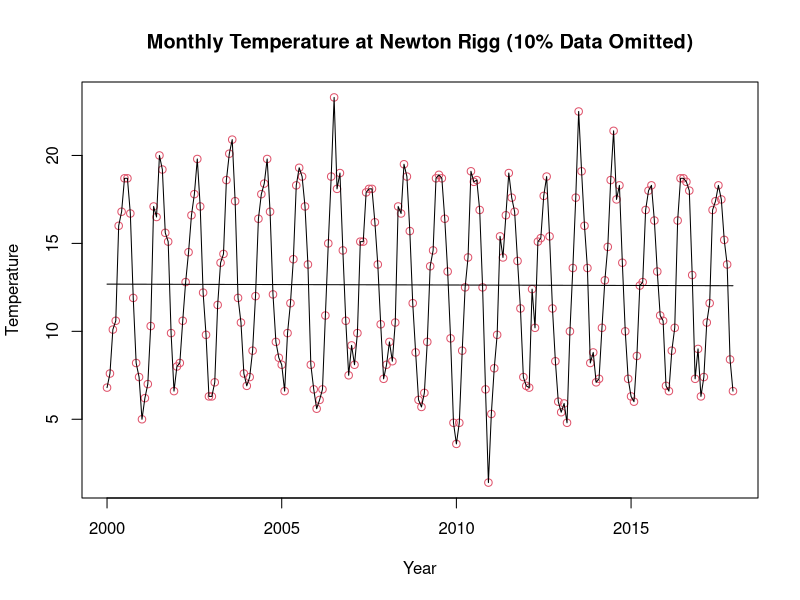
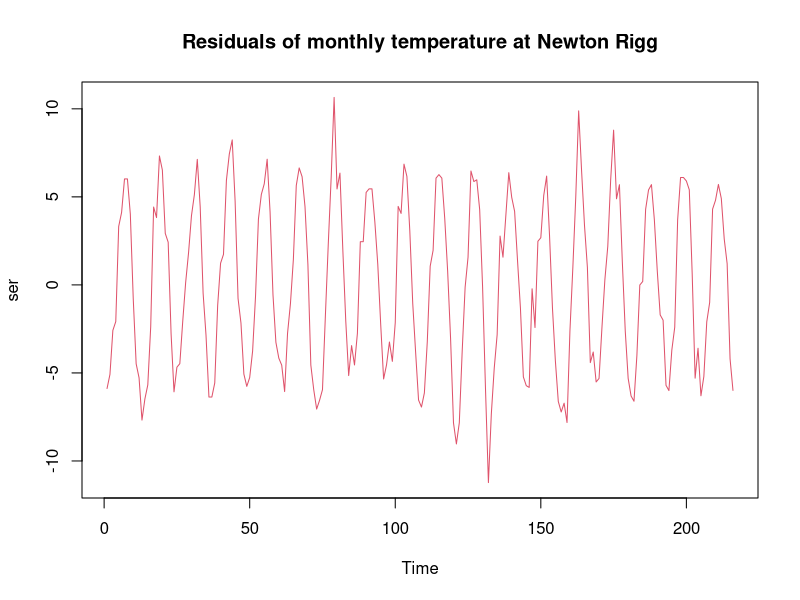
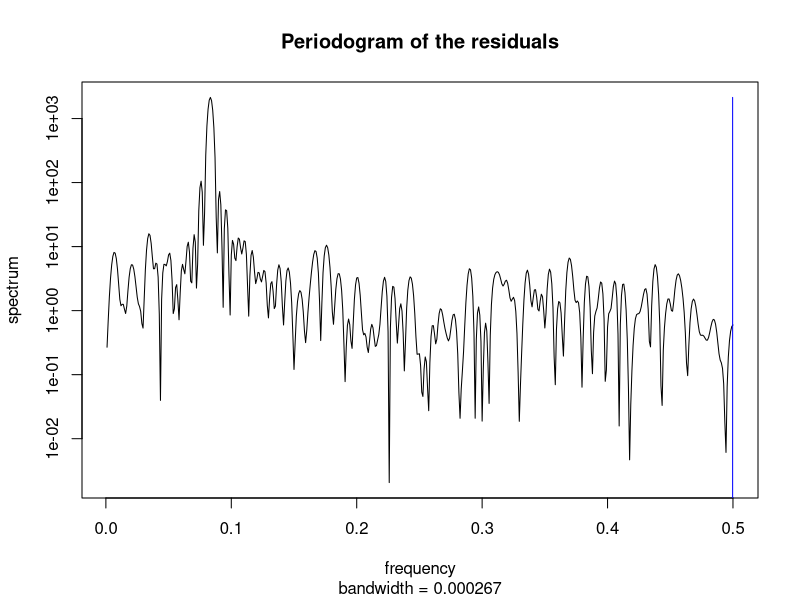
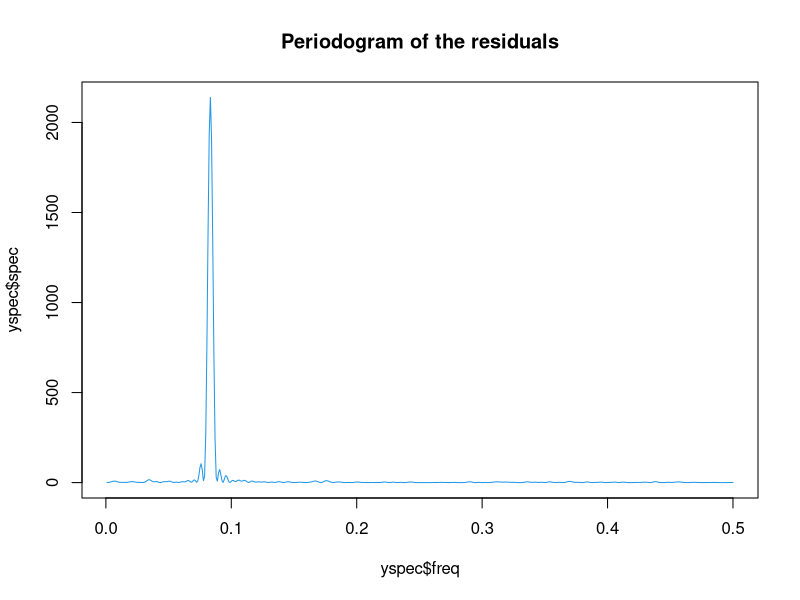
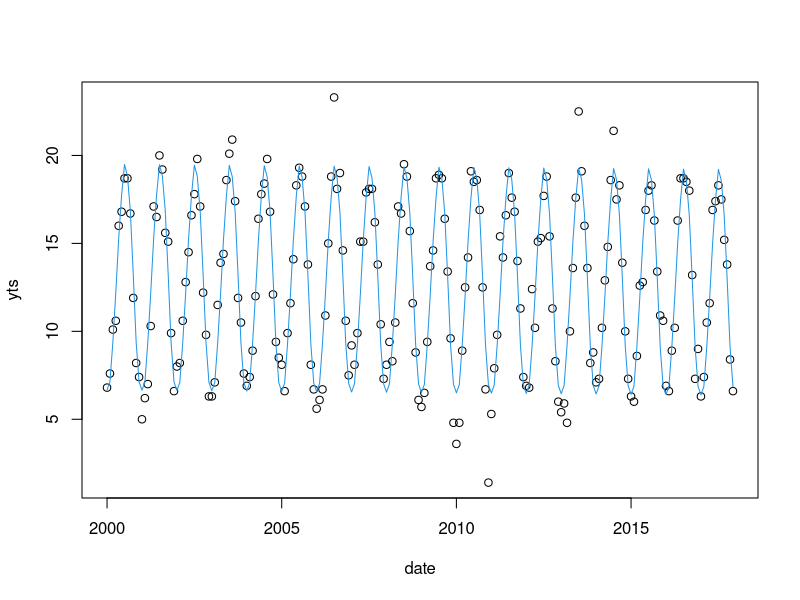
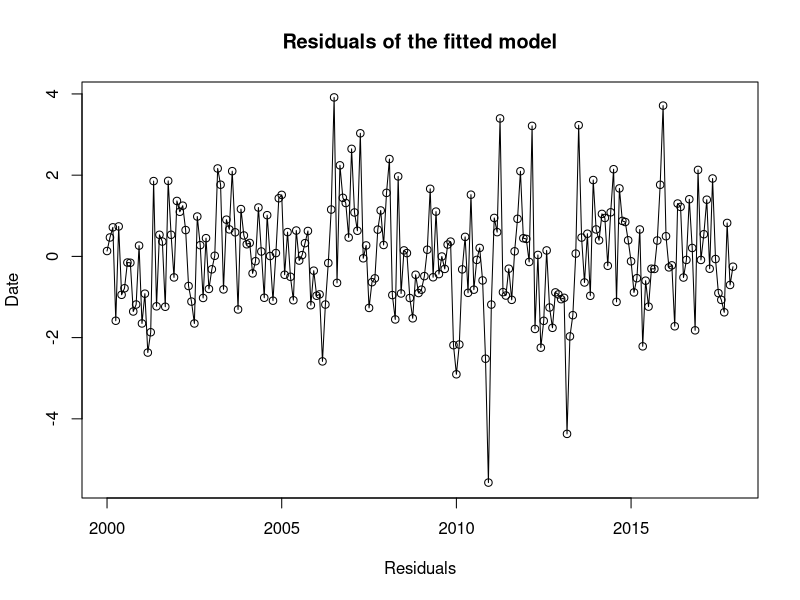
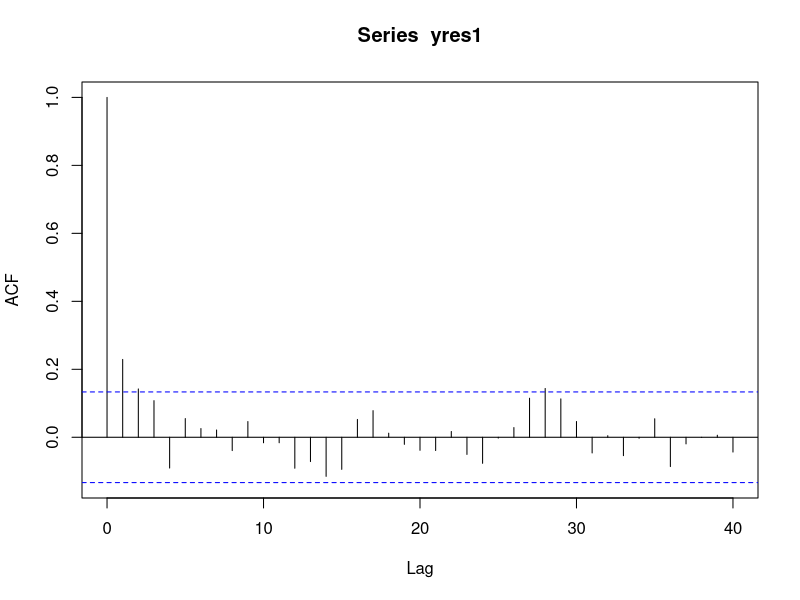
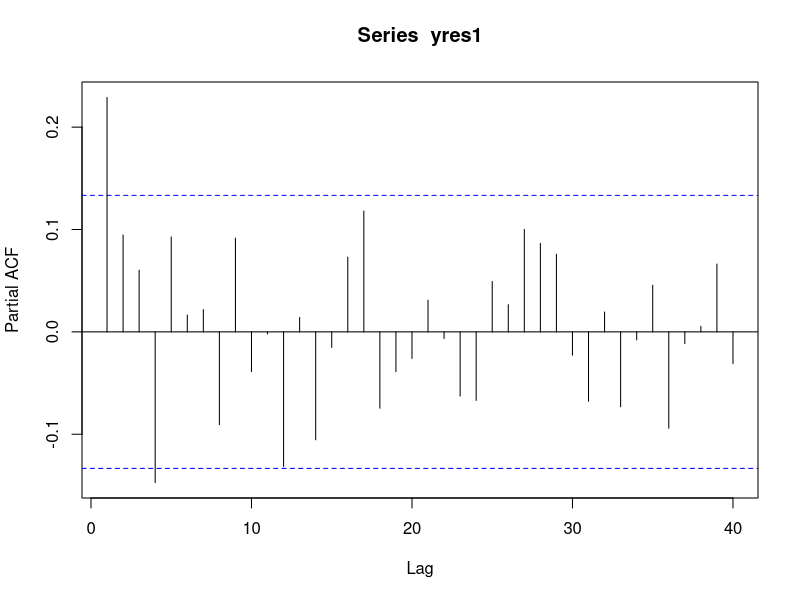

Recreate these plots in R, in order. (Note: this script raises an error after producing the figures.)
#-----------------------------------------------------------------------------------------------------------------------------------------------------------

## A time series analysis of monthly temperatures from Newton Rigg weather station

#-----------------------------------------------------------------------------------------------------------------------------------------------------------

#-----------------------------------------------------------------------------------------------------------------------------------------------------------
## Section 1: Initial plot ----
#-----------------------------------------------------------------------------------------------------------------------------------------------------------

y <- scan('CumbriaTempMonthly.txt',skip=2,nlines=240)
y
date1 <- seq(2000, 2019+11/12,1/12)
yts <- ts(y[1:216]) #Holding back 24 data values for forecasting.
date <- seq(2000, 2017+11/12, 1/12) #2017 due to data held back.
plot(date, yts, main = "Monthly Temperature at Newton Rigg (10% Data Omitted)", type = 'p', col = 2, xlab = "Year",ylab = "Temperature")
lines(date, yts)
n <- length(yts)
time <- seq(1:n)
ymod1 <- lm(yts~time)
yfit1 <- ymod1$fitted
lines(date, yfit1)

#-----------------------------------------------------------------------------------------------------------------------------------------------------------
## Section 2: Residuals of linear regression ----
#-----------------------------------------------------------------------------------------------------------------------------------------------------------

yres1 <- ymod1$residuals
ser <- ts(yres1)
plot(ser, main = "Residuals of monthly temperature at Newton Rigg", type = 'l', col = 2) #Notice x scale change

#-----------------------------------------------------------------------------------------------------------------------------------------------------------
## Section 3: Periodogram of residuals ----
#-----------------------------------------------------------------------------------------------------------------------------------------------------------

yspec <- spec.pgram(ser, pad = 4, main = "Periodogram of the residuals")
plot(yspec$freq, yspec$spec, type = 'l', col = 4, main = "Periodogram of the residuals") #Large peak at 1/12= 0.9=08333

#-----------------------------------------------------------------------------------------------------------------------------------------------------------
## Section 4: Seasonal regression ----
#-----------------------------------------------------------------------------------------------------------------------------------------------------------

time <- seq(1:n)
month <- c(rep(seq(1:12), 18))
fmonth <- as.factor(month)
ymod1 <- lm(yts~time+fmonth)
summary(ymod1) 
yfit1 <- ymod1$fitted
plot(date, yts, type = 'p')
lines(date, yfit1, col = 4) #Good fit
yres1 <- ymod1$residuals
plot(date, yres1, main = "Residuals of the fitted model", xlab = "Residuals", ylab = "Date")
lines(date, yres1) #Stationary.
acf(yres1, lag.max = 40) #MA(4)
pacf(yres1, lag.max = 40)
yspec <- spec.pgram(yres1, pad = 4, main = "Raw periodogram of residuals of seasonal regression")
plot(yspec$freq, yspec$spec, type = 'l', main = "Periodogram of residuals of seasonal regression")
p <- rep(0, 10)
for (i in 1:10){
  p[i] <- Box.test(yres3, i, type = "Ljung-Box")$p.value
}
p.min <- 0.05 #level of significance
plot(p, ylim = c(0, 1), main = "P-values for Ljung-box statistic", xlab = "lag", ylab = "p-value")
abline(h = p.min, col = 4, lty =2)

#-----------------------------------------------------------------------------------------------------------------------------------------------------------
## Section 5: Harmonic regression ----
#-----------------------------------------------------------------------------------------------------------------------------------------------------------

ymod2 <- lm(yts~time + cos(2*pi*time/12) + sin(2*pi*time/12))
summary(ymod2)
yfit2 <- ymod2$fitted
plot(date, yts, main = "Newton Rigg temperature with fitted model")
lines(date, yfit2, col =4)

#-----------------------------------------------------------------------------------------------------------------------------------------------------------
## Section 6: Residuals of harmonic regression ----
#-----------------------------------------------------------------------------------------------------------------------------------------------------------

yres2 <- ymod2$residuals
ts.plot(ymod2$res, main = "Residuals of harmonic regression") #Small x scale

#-----------------------------------------------------------------------------------------------------------------------------------------------------------
## Section 7: Periodogram of residuals ----
#-----------------------------------------------------------------------------------------------------------------------------------------------------------

yspec <- spec.pgram(yres2, pad = 4, main = "Raw periodogram of residuals of harmonic regression")
plot(yspec$freq, yspec$spec, type = 'l', main = "Periodogram of residuals of harmonic regression") #Small x scale again, shows good fit

#-----------------------------------------------------------------------------------------------------------------------------------------------------------
## Section 8: ACF and PACF of residuals ----
#-----------------------------------------------------------------------------------------------------------------------------------------------------------

acf(yres2, lag.max = 20, main = "ACF of Residuals") #MA(1)?
pacf(yres2, lag.max = 20, main = "PACF of Residuals", ylim = c(-0.5, 1)) #AR(1)? or AR(4) or AR(5)

#-----------------------------------------------------------------------------------------------------------------------------------------------------------
## Section 9: Ljung-box statistics ----
#-----------------------------------------------------------------------------------------------------------------------------------------------------------

p <- rep(0, 10)
for (i in 1:10){
  p[i] <- Box.test(yres2, i, type = "Ljung-Box")$p.value
}
p.min <- 0.05 # Level of significance
plot(p, ylim = c(0, 1), main = "P-values for Ljung-box statistic", xlab = "lag", ylab = "p-value")
abline(h = p.min, col = 4, lty =2) # All below line

#-----------------------------------------------------------------------------------------------------------------------------------------------------------
## Section 10: Fitting a model ----
#-----------------------------------------------------------------------------------------------------------------------------------------------------------

ma4fit <- arima(yres2, order = c(0, 0, 4), include.mean = FALSE)
ma4fit # Standard errors quite large, ar1 is best for this.
tsdiag(ma4fit) # Higher p values compared to ma3, ar 1 may be better.

#-----------------------------------------------------------------------------------------------------------------------------------------------------------
## Section 11: Residuals ----
#-----------------------------------------------------------------------------------------------------------------------------------------------------------

x <- residuals(ma4fit)
plot(date, x, main = "Residuals after MA fit") #Looks more like white noise
lines(date, x)
acf(x, main = "ACF after MA fit", lag.max = 50)
pacf(x, main = "PACF after MA fit", lag.max = 50) #Both look like white noise

#-----------------------------------------------------------------------------------------------------------------------------------------------------------
## Section 12: Ljung-box statistics of residuals ----
#-----------------------------------------------------------------------------------------------------------------------------------------------------------

p <- rep(0, 10)
for (i in 1:10){
  p[i] <- Box.test(x, i, type = "Ljung-Box")$p.value
}
p.min <- 0.05 #level of significance
plot(p, ylim = c(0, 1), main = "P-values for Ljung-box statistic", xlab = "lag", ylab = "p-value")
abline(h = p.min, col = 4, lty =2) # All high #note lag 4 on last few plots


#-----------------------------------------------------------------------------------------------------------------------------------------------------------
## Section 13: Forecasting ----
#-----------------------------------------------------------------------------------------------------------------------------------------------------------

arpred <- predict(ma4fit, n.ahead = 30)
fcast <- arpred$pred
low <- fcast - 1.96*arpred$se
upp <- fcast + 1.96*arpred$se
## Plot ##
ts.plot(yres2, col = 1, xlim = c(0, n + 30), main = "Forecasting the MA(4) component")
lines(fcast, col = 2)
lines(low, lty = 3, col = 3)
lines(upp, lty = 3, col = 3)

#-----------------------------------------------------------------------------------------------------------------------------------------------------------
## Section 14: Forecasting the original data ----
#-----------------------------------------------------------------------------------------------------------------------------------------------------------

timef <- seq((n+1),(n+30))
coefficients(ymod2)
fts <- coefficients(ymod2)[1] + coefficients(ymod2)[2]*timef +
  coefficients(ymod2)[3]*cos(2*pi*timef/12) +
  coefficients(ymod2)[4]*sin(2*pi*timef/12) +
  fcast
date <- seq(2000, 2019 + 11/12, 1/12)
plot(yts, main="Monthly Temperature Forecast at Newton Rigg", col=1, xlim = c(0, n + 30), type = 'p')
lines(timef,fts,col=2)
points(seq((n+1),(n+24)),y[(n+1):(n+24)],col=1)

#-----------------------------------------------------------------------------------------------------------------------------------------------------------
## Section 15: Forecast uncertainty ----
#-----------------------------------------------------------------------------------------------------------------------------------------------------------

ftslow <- coefficients(ymod2)[1] + coefficients(ymod2)[2]*timef +
  coefficients(ymod2)[3]*cos(2*pi*timef/12) +
  coefficients(ymod2)[4]*sin(2*pi*timef/12) +
  low
ftshigh <- coefficients(ymod2)[1] + coefficients(ymod2)[2]*timef +
  coefficients(ymod2)[3]*cos(2*pi*timef/12) +
  coefficients(ymod2)[4]*sin(2*pi*timef/12) +
  upp
lines(timef,ftslow,col=3)
lines(timef,ftshigh,col=3)

# Zooming into the plot

timew <- seq((n-10), (n + 30))
plot(timew, y[timew], main = "Monthly Temperature Forecast at Newton Rigg", ylim = c(0, 25), ylab = "Temperature", xlab = "Time")
lines(yts)
lines(timef, fts, col = 2)
points(seq((n + 1), (n + 10)), y[(n + 1): (n + 10)], col = 1)
lines(timef, ftslow, col = 3)
lines(timef, ftshigh, col = 3)

# Uncertainty from the linear trend

ftslow2 <- coefficients(ymod2)[1] + 
  coefficients(ymod2)[2]*timef +
  -1.96*summary(ymod1)$coef[2,2]*seq(1,30) +
  coefficients(ymod2)[3]*cos(2*pi*timef/12) +
  coefficients(ymod2)[4]*sin(2*pi*timef/12) +
  low 
ftshigh2 <- coefficients(ymod2)[1] + 
  coefficients(ymod2)[2]*timef +
  +1.96*summary(ymod1)$coef[2,2]*seq(1,30) +
  coefficients(ymod2)[3]*cos(2*pi*timef/12) +
  coefficients(ymod2)[4]*sin(2*pi*timef/12) +
  upp
lines(timef,ftslow2,lty = 3, col=4)
lines(timef,ftshigh2,lty = 3, col=4)
lines(yts, col = 1)
